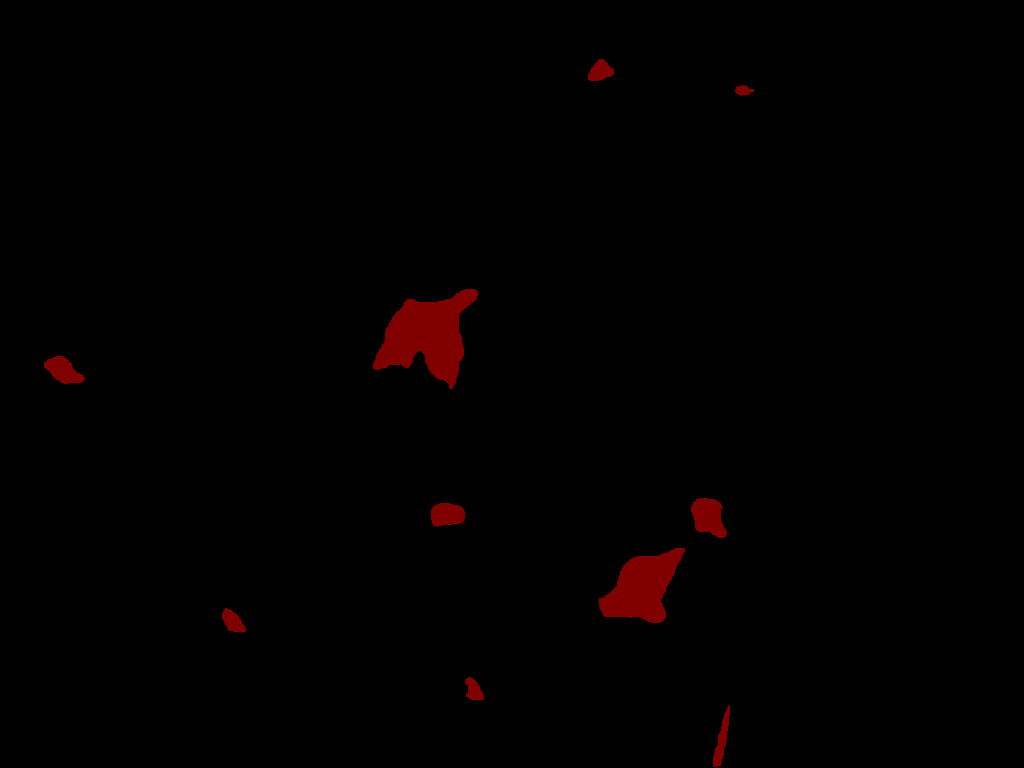
#> input picture VOCdevkit/VOC2007/SegmentationClass/BS1-A1m1-.png, 1024 x 768 px, found by its file name; its folder holds only this picture in this run
$ python voc_annotation.py   (older library calls are emulated)
#> lines starting #> are read from the running program, lines starting #| are printed output that depends on the picture; after the words box and inside, x2 and y2 are one past the last pixel; in counts of white or black regions, pixels touching at a corner belong together
import os
import random

import numpy as np
from PIL import Image
from tqdm import tqdm

#-------------------------------------------------------#
# If you want to increase the size of the test set, you can modify the `trainval_percent` parameter.
# To change the validation set ratio to 9:1, you can modify the `train_percent` parameter.

# Currently, the library treats the test set as the validation set and does not separately split a test set.
#-------------------------------------------------------#
trainval_percent    = 1
train_percent       = 0.9
#-------------------------------------------------------#
# Pointing to the folder where the VOC dataset is located.
# By default, it points to the VOC dataset in the root directory.
#-------------------------------------------------------#
VOCdevkit_path      = 'VOCdevkit'

if __name__ == "__main__":
    random.seed(0)
    print("Generate txt in ImageSets.")
    segfilepath     = os.path.join(VOCdevkit_path, 'VOC2007\SegmentationClass')
    saveBasePath    = os.path.join(VOCdevkit_path, 'VOC2007/ImageSets/Segmentation')

    temp_seg = os.listdir(segfilepath)
    total_seg = []
    for seg in temp_seg:
        if seg.endswith(".png"):
            total_seg.append(seg)

    num     = len(total_seg)
    list    = range(num)
    tv      = int(num*trainval_percent)
    tr      = int(tv*train_percent)
    trainval= random.sample(list,tv)
    train   = random.sample(trainval,tr)

    print("train and val size",tv)
    print("traub suze",tr)
    ftrainval   = open(os.path.join(saveBasePath,'trainval.txt'), 'w')
    ftest       = open(os.path.join(saveBasePath,'test.txt'), 'w')
    ftrain      = open(os.path.join(saveBasePath,'train.txt'), 'w')
    fval        = open(os.path.join(saveBasePath,'val.txt'), 'w')

    for i in list:
        name = total_seg[i][:-4]+'\n'
        if i in trainval:
            ftrainval.write(name)
            if i in train:
                ftrain.write(name)
            else:
                fval.write(name)
        else:
            ftest.write(name)

    ftrainval.close()
    ftrain.close()
    fval.close()
    ftest.close()
    print("Generate txt in ImageSets done.")

    print("Check datasets format, this may take a while.")
    print("Checking whether the dataset format meets the requirements may take some time.")
    classes_nums        = np.zeros([256], np.int)
    for i in tqdm(list):
        name            = total_seg[i]
        png_file_name   = os.path.join(segfilepath, name)
        if not os.path.exists(png_file_name):
            raise ValueError("Label image %s was not detected. Please check whether the file exists in the specific path and whether the file extension is .png."%(png_file_name))

        png             = np.array(Image.open(png_file_name), np.uint8)
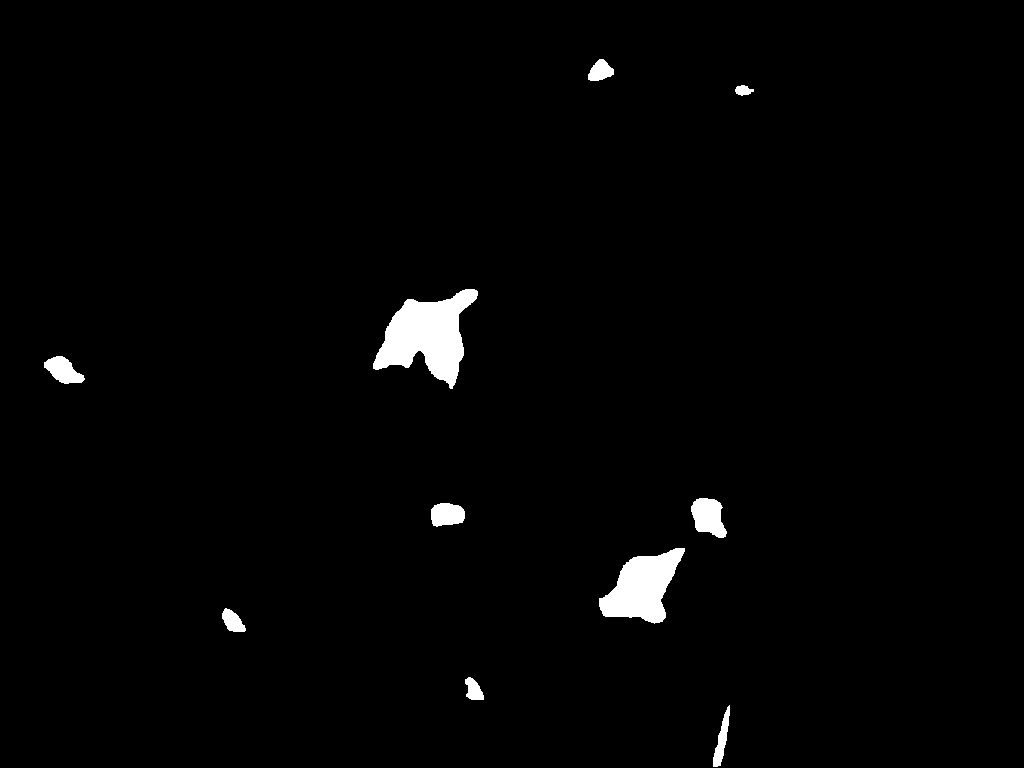
#> png: shape (768, 1024); values 0 (black) and 1 (white), 1.7% white; 10 white regions, largest, box (x1, y1, x2, y2) and area: (373, 289, 478, 389) 5465, (599, 548, 685, 624) 3693, (691, 498, 727, 538) 1007
        if len(np.shape(png)) > 2:
            print("The shape of label image %s is %s, which does not appear to be a grayscale or eight-bit color image. Please carefully review the dataset format."%(name, str(np.shape(png))))
            print("Label images should be grayscale or eight-bit color images, where the value of each pixel in the label image represents the class of that pixel."%(name, str(np.shape(png))))

        classes_nums += np.bincount(np.reshape(png, [-1]), minlength=256)
#> classes_nums = 256 values, max 773292 at index 0, min 0 at index 2, mean 3072

    print("Printing the values and counts of pixels.")
    print('-' * 37)
    print("| %15s | %15s |"%("Key", "Value"))
    print('-' * 37)
    for i in range(256):
        if classes_nums[i] > 0:
            print("| %15s | %15s |"%(str(i), str(classes_nums[i])))
            print('-' * 37)
#> this loop made 256 passes
#| |               0 |          773292 |
#| |               1 |           13140 |

    if classes_nums[255] > 0 and classes_nums[0] > 0 and np.sum(classes_nums[1:255]) == 0:
        print("It appears that the label contains only pixel values of 0 and 255, which indicates a data format issue.")
        print("For a binary classification problem, you should modify the labels so that background pixels have a value of 0, and target pixels have a value of 1.")
    elif classes_nums[0] > 0 and np.sum(classes_nums[1:]) == 0:
        print("It seems that the label only contains background pixels, which indicates a data format issue. Please review the dataset format carefully.")

    print("The images in the JPEGImages folder should be in .jpg format, while the images in the SegmentationClass folder should be in .png format. Please ensure that the file formats match these requirements.")
